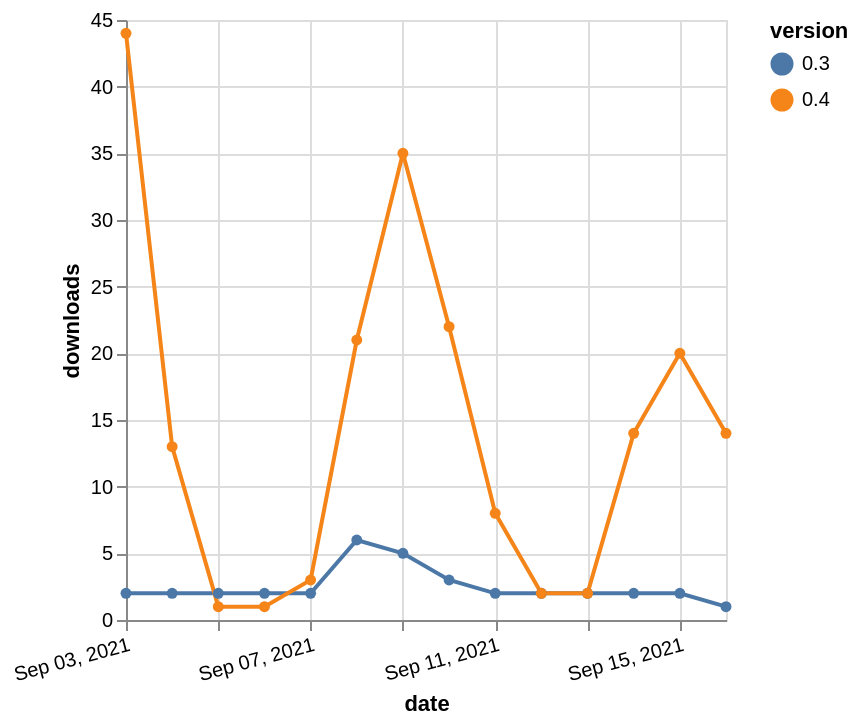

Specify this chart in Vega-Lite:
### Vega-Lite specification from a JSON file in a GitHub repository (floating-point values rounded to 4 significant figures)
{"$schema": "https://vega.github.io/schema/vega-lite/v5.json", "description": "A simple bar chart with embedded data.", "data": {"values": [{"date": "2021-09-03", "total": 6133, "delta": 2, "version": "0.3"}, {"date": "2021-09-04", "total": 6135, "delta": 2, "version": "0.3"}, {"date": "2021-09-05", "total": 6137, "delta": 2, "version": "0.3"}, {"date": "2021-09-06", "total": 6139, "delta": 2, "version": "0.3"}, {"date": "2021-09-07", "total": 6141, "delta": 2, "version": "0.3"}, {"date": "2021-09-08", "total": 6147, "delta": 6, "version": "0.3"}, {"date": "2021-09-09", "total": 6152, "delta": 5, "version": "0.3"}, {"date": "2021-09-10", "total": 6155, "delta": 3, "version": "0.3"}, {"date": "2021-09-11", "total": 6157, "delta": 2, "version": "0.3"}, {"date": "2021-09-12", "total": 6159, "delta": 2, "version": "0.3"}, {"date": "2021-09-13", "total": 6161, "delta": 2, "version": "0.3"}, {"date": "2021-09-14", "total": 6163, "delta": 2, "version": "0.3"}, {"date": "2021-09-15", "total": 6165, "delta": 2, "version": "0.3"}, {"date": "2021-09-16", "total": 6166, "delta": 1, "version": "0.3"}, {"date": "2021-09-03", "total": 8582, "delta": 44, "version": "0.4"}, {"date": "2021-09-04", "total": 8595, "delta": 13, "version": "0.4"}, {"date": "2021-09-05", "total": 8596, "delta": 1, "version": "0.4"}, {"date": "2021-09-06", "total": 8597, "delta": 1, "version": "0.4"}, {"date": "2021-09-07", "total": 8600, "delta": 3, "version": "0.4"}, {"date": "2021-09-08", "total": 8621, "delta": 21, "version": "0.4"}, {"date": "2021-09-09", "total": 8656, "delta": 35, "version": "0.4"}, {"date": "2021-09-10", "total": 8678, "delta": 22, "version": "0.4"}, {"date": "2021-09-11", "total": 8686, "delta": 8, "version": "0.4"}, {"date": "2021-09-12", "total": 8688, "delta": 2, "version": "0.4"}, {"date": "2021-09-13", "total": 8690, "delta": 2, "version": "0.4"}, {"date": "2021-09-14", "total": 8704, "delta": 14, "version": "0.4"}, {"date": "2021-09-15", "total": 8724, "delta": 20, "version": "0.4"}, {"date": "2021-09-16", "total": 8738, "delta": 14, "version": "0.4"}]}, "width": "container", "mark": {"type": "line", "point": {"filled": true}}, "encoding": {"x": {"field": "date", "type": "temporal", "timeUnit": "yearmonthdate", "title": "date", "axis": {"labelAngle": -15}}, "y": {"field": "delta", "type": "quantitative", "title": "downloads"}, "color": {"field": "version", "type": "nominal"}, "tooltip": {"field": "delta"}}}
